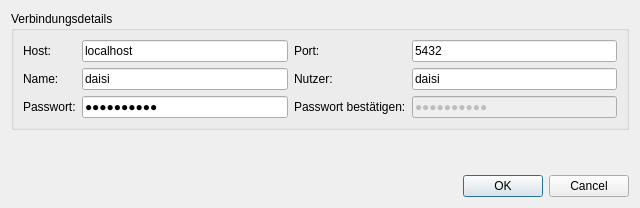
<?xml version="1.0" encoding="UTF-8"?>
<ui version="4.0">
 <class>servers_settings</class>
 <widget class="QDialog" name="servers_settings">
  <property name="geometry">
   <rect>
    <x>0</x>
    <y>0</y>
    <width>640</width>
    <height>208</height>
   </rect>
  </property>
  <property name="minimumSize">
   <size>
    <width>640</width>
    <height>0</height>
   </size>
  </property>
  <property name="windowTitle">
   <string>Dialog</string>
  </property>
  <layout class="QGridLayout" name="gridLayout">
   <item row="0" column="0">
    <widget class="QGroupBox" name="groupBox">
     <property name="title">
      <string>Verbindungsdetails</string>
     </property>
     <layout class="QGridLayout" name="gridLayout_2">
      <item row="0" column="0">
       <widget class="QLabel" name="label">
        <property name="text">
         <string>Host:</string>
        </property>
       </widget>
      </item>
      <item row="0" column="1">
       <widget class="QLineEdit" name="lineEdit">
        <property name="text">
         <string>localhost</string>
        </property>
       </widget>
      </item>
      <item row="1" column="0">
       <widget class="QLabel" name="label_3">
        <property name="text">
         <string>Name:</string>
        </property>
       </widget>
      </item>
      <item row="0" column="3">
       <widget class="QLineEdit" name="lineEdit_2">
        <property name="text">
         <string>5432</string>
        </property>
       </widget>
      </item>
      <item row="0" column="2">
       <widget class="QLabel" name="label_2">
        <property name="text">
         <string>Port:</string>
        </property>
       </widget>
      </item>
      <item row="1" column="1">
       <widget class="QLineEdit" name="lineEdit_3">
        <property name="text">
         <string>daisi</string>
        </property>
       </widget>
      </item>
      <item row="1" column="2">
       <widget class="QLabel" name="label_4">
        <property name="text">
         <string>Nutzer:</string>
        </property>
       </widget>
      </item>
      <item row="1" column="3">
       <widget class="QLineEdit" name="lineEdit_4">
        <property name="text">
         <string>daisi</string>
        </property>
        <property name="echoMode">
         <enum>QLineEdit::Normal</enum>
        </property>
       </widget>
      </item>
      <item row="2" column="0">
       <widget class="QLabel" name="label_5">
        <property name="text">
         <string>Passwort:</string>
        </property>
       </widget>
      </item>
      <item row="2" column="2">
       <widget class="QLabel" name="label_6">
        <property name="text">
         <string>Passwort bestätigen:</string>
        </property>
       </widget>
      </item>
      <item row="2" column="3">
       <widget class="QLineEdit" name="lineEdit_5">
        <property name="enabled">
         <bool>false</bool>
        </property>
        <property name="text">
         <string>18ifaoe184</string>
        </property>
        <property name="echoMode">
         <enum>QLineEdit::Password</enum>
        </property>
       </widget>
      </item>
      <item row="2" column="1">
       <widget class="QLineEdit" name="lineEdit_6">
        <property name="text">
         <string>18ifaoe184</string>
        </property>
        <property name="echoMode">
         <enum>QLineEdit::Password</enum>
        </property>
       </widget>
      </item>
     </layout>
    </widget>
   </item>
   <item row="2" column="0">
    <widget class="QDialogButtonBox" name="buttonBox">
     <property name="orientation">
      <enum>Qt::Horizontal</enum>
     </property>
     <property name="standardButtons">
      <set>QDialogButtonBox::Cancel|QDialogButtonBox::Ok</set>
     </property>
    </widget>
   </item>
   <item row="1" column="0">
    <spacer name="verticalSpacer">
     <property name="orientation">
      <enum>Qt::Vertical</enum>
     </property>
     <property name="sizeHint" stdset="0">
      <size>
       <width>20</width>
       <height>40</height>
      </size>
     </property>
    </spacer>
   </item>
  </layout>
 </widget>
 <resources/>
 <connections>
  <connection>
   <sender>buttonBox</sender>
   <signal>accepted()</signal>
   <receiver>servers_settings</receiver>
   <slot>accept()</slot>
   <hints>
    <hint type="sourcelabel">
     <x>248</x>
     <y>254</y>
    </hint>
    <hint type="destinationlabel">
     <x>157</x>
     <y>274</y>
    </hint>
   </hints>
  </connection>
  <connection>
   <sender>buttonBox</sender>
   <signal>rejected()</signal>
   <receiver>servers_settings</receiver>
   <slot>reject()</slot>
   <hints>
    <hint type="sourcelabel">
     <x>316</x>
     <y>260</y>
    </hint>
    <hint type="destinationlabel">
     <x>286</x>
     <y>274</y>
    </hint>
   </hints>
  </connection>
 </connections>
</ui>
